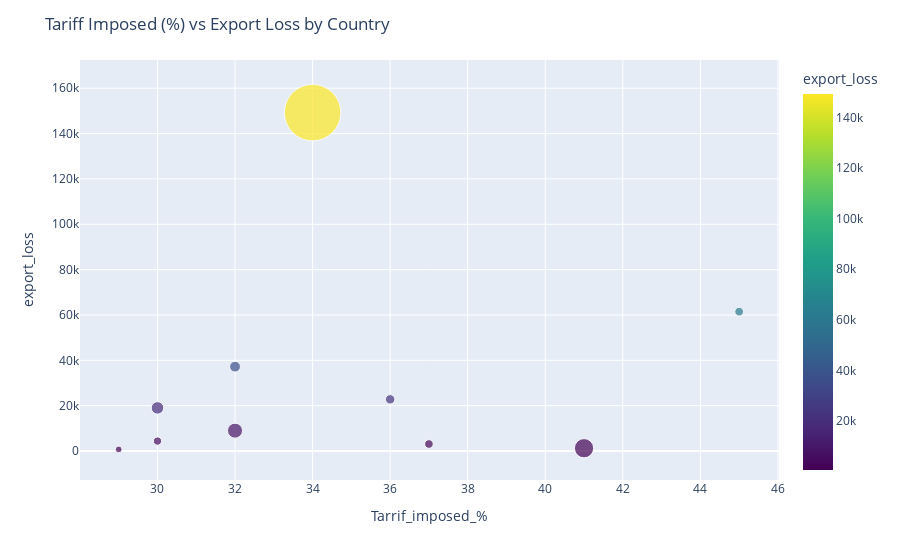

Notebook code cell kept with this figure:
### Markdown cell above
# 2.1 Scatter Plot: Tariff Imposed vs Export Loss
This scatter plot shows the relationship between the tariff percentage imposed by the US on each country and the corresponding export loss that country faces. We expect to see if higher tariffs directly correlate with larger export losses. Each dot represents a country, highlighting how tariffs impact their trade with the US.

### Code cell
import plotly.express as px

fig = px.scatter(
     df1 , x='Tarrif_imposed_%' , y='export_loss',
     size='GDP_2024 (Million USD)',
    color='export_loss',
    size_max=40,
    color_continuous_scale='Viridis'
)
fig.update_layout(title='Tariff Imposed (%) vs Export Loss by Country')
fig.show()

### Figure 1 — Plotly figure (JSON) as saved in the notebook; plotly's stock layout.template omitted (floating-point values rounded to 4 significant figures)
{"data": [{"hovertemplate": "Tarrif_imposed_%=%{x}<br>export_loss=%{marker.color}<br>GDP_2024 (Million USD)=%{marker.size}<extra></extra>", "legendgroup": "", "marker": {"color": [61450.0, 1233.0, 3095.0, 22800.0, 149200.0, 37200.0, 8987.0, 19030.0, 4397.0, 713.9], "coloraxis": "coloraxis", "size": [450119, 2173836, 436906, 521642, 18743803, 684864, 1323255, 914696, 400261, 263620], "sizemode": "area", "sizeref": 11710.0, "symbol": "circle"}, "mode": "markers", "name": "", "orientation": "v", "showlegend": false, "type": "scatter", "x": [45.0, 41.0, 37.0, 36.0, 34.0, 32.0, 32.0, 30.0, 30.0, 29.0], "xaxis": "x", "y": [61450.0, 1233.0, 3095.0, 22800.0, 149200.0, 37200.0, 8987.0, 19030.0, 4397.0, 713.9], "yaxis": "y"}], "layout": {"coloraxis": {"colorbar": {"title": {"text": "export_loss"}}, "colorscale": [[0, "#440154"], [0.1111, "#482878"], [0.2222, "#3e4989"], [0.3333, "#31688e"], [0.4444, "#26828e"], [0.5556, "#1f9e89"], [0.6667, "#35b779"], [0.7778, "#6ece58"], [0.8889, "#b5de2b"], [1, "#fde725"]]}, "legend": {"itemsizing": "constant", "tracegroupgap": 0}, "margin": {"t": 60}, "title": {"text": "Tariff Imposed (%) vs Export Loss by Country"}, "xaxis": {"anchor": "y", "domain": [0, 1], "title": {"text": "Tarrif_imposed_%"}}, "yaxis": {"anchor": "x", "domain": [0, 1], "title": {"text": "export_loss"}}}}
